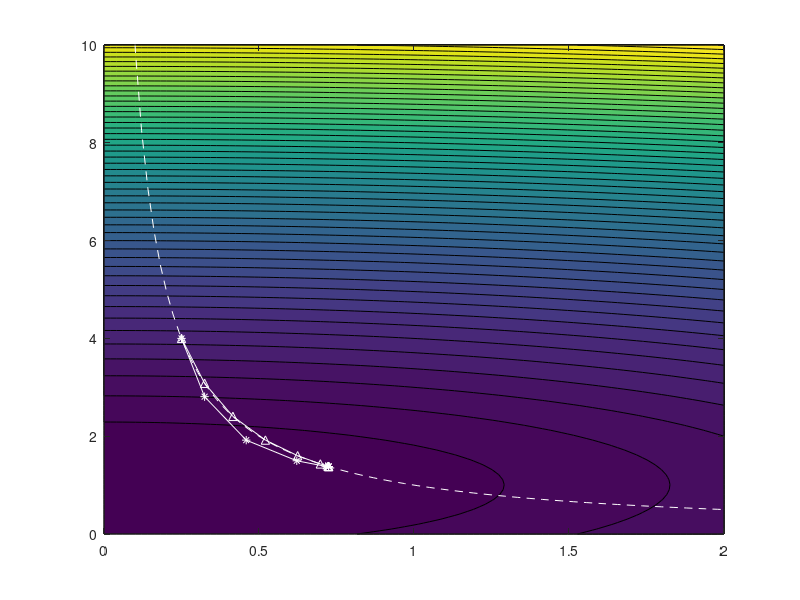
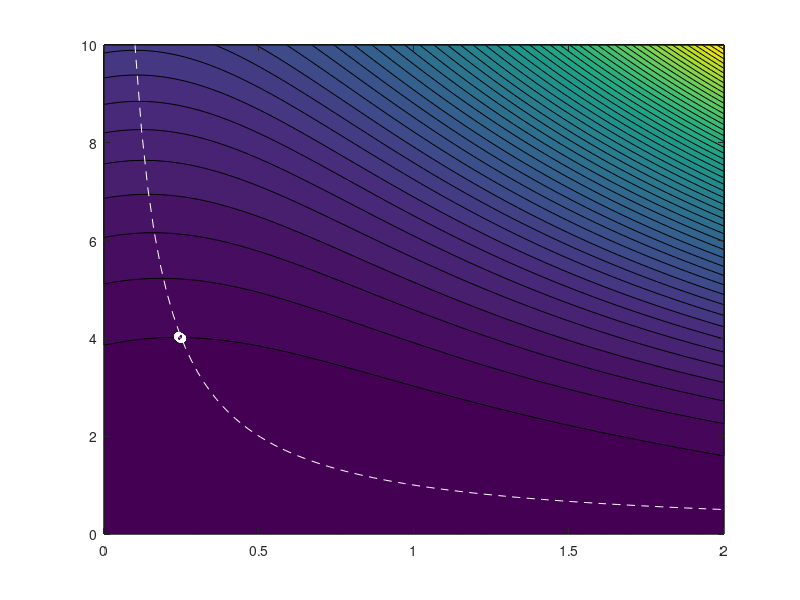
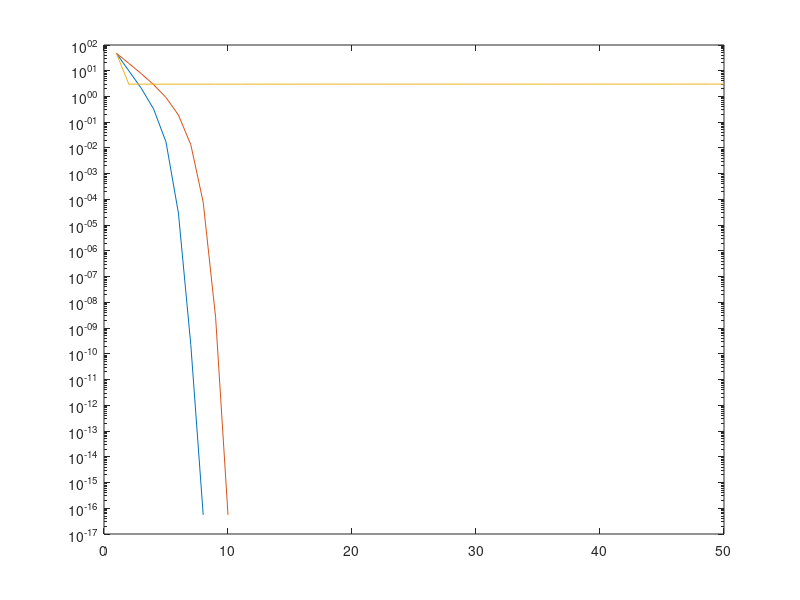

The MATLAB source for these figures, in order:
A = @(m)m;
G = @(m,u)u;
R = 1;
P = 1;
d = 1;
q = 1;

misfit = @(m,u).5*norm(P'*u-d)^2 + .5*norm(R*m)^2;

g = @(w)[G(w(1),w(2))'*w(3) + R'*R*w(1); A(w(1))'*w(3) + P*(P'*w(2) - d); A(w(1))*w(2) - q];
H = @(w)[R'*R, G(w(1),w(3)), G(w(1),w(2))'; G(w(1),w(3))' P*P' A(w(1))'; G(w(1),w(2)) A(w(1)) 0];

% g = @(w)[w(2)*w(3) + w(1); w(2)-2 + w(1)*w(3); w(1)*w(2)-1];
% H = @(w)[w(1) w(3) w(2);w(3) 1 w(1);w(2) w(1) 0];

w0(1) = 0.25;
w0(2) = A(w0(1))\q;
w0(3) = A(w0(1))\(P*(d - P'*w0(2)));
w0 = w0(:);

% all-at-once
w1  = w0;
ng1 = norm(g(w1));
k   = 1;
while (ng1(end)>1e-10)&&(k<100)
    gk     = g(w1(:,k)); 
    Hk     = H(w1(:,k));
    w1(:,k+1) = w1(:,k)-Hk\gk;   
    k = k + 1;
    ng1(k) = norm(g(w1(:,k)));
end

%% reduced
w2  = w0;
ng2 = norm(g(w2));
k   = 1;
while (ng2(end)>1e-10)&&(k<50)
    gk      = g(w2(:,k)); 
    Hk      = H(w2(:,k));
    gred    = gk(1);
    Hred    = Hk(1,1) - Hk(1,[2:3])*inv(Hk([2:3],[2:3]))*Hk([2:3],1);
    w2(1,k+1) = w2(1,k) - Hred\gred;
    w2(2,k+1) = A(w2(1,k+1))\q;
    w2(3,k+1) = A(w2(1,k+1))\(P*(d - P'*w2(2,k+1)));
    k = k + 1;
    ng2(k)  = norm(g(w2(:,k)));
    f2(k)   = misfit(w2(1,k),w2(2,k));
end

%% penalty
lambda = 1;
w3  = w0;
ng3 = norm(g(w3));
w3(3,1) = lambda*(A(w3(1,1))*w3(2,1) - q);
k   = 1;
while (ng3(end)>1e-10)&&(k<50)
    gk = [G(w3(1,k),w3(2,k))'*w3(3,k) + R'*R*w3(1,k);P*(P'*w3(1,k) - d) + A(w3(1,k))'*w3(3,k)];
    Hk = [lambda*G(w3(1,k),w3(2,k))'*G(w3(1,k),w3(2,k)) + R'*R ,lambda*G(w3(1,k),w3(2,k))'*A(w3(1,k)) + G(w3(1,k),w3(3,k)) ;lambda*A(w3(1,k))'*G(w3(1,k),w3(2,k)) + G(w3(1,k),w3(3,k)) ,P*P' + lambda*A(w3(1,k))'*A(w3(1,k))];
    w3([1 2],k+1) = w3([1 2],k) - 1e-3*gk;
    w3(3,k+1) = lambda*(A(w3(1,k+1))*w3(2,k+1) - q);
    k = k + 1;
    ng3(k)  = norm(g(w3(:,k)));
     f3(k)  = misfit(w3(1,k),w3(2,k)) + lambda*norm(A(w3(1,k))*w3(2,k) - q)^2;
end


%% plot
ut = linspace(0,10,100);
mt = linspace(0,2,100);

for k = 1:length(ut)
    for l = 1:length(mt)
        fh(k,l) = misfit(mt(l),ut(k));
        ph(k,l) = .5*lambda*norm(A(mt(l))*ut(k) - q)^2;
    end
end

for l = 1:length(mt)
    u(l) = A(mt(l))\q;
end

figure;
contourf(mt,ut,fh,50);hold on;plot(mt,u,'w--');
hold on;plot(w1(1,:),w1(2,:),'w*-',w2(1,:),w2(2,:),'w^-');

figure;
contourf(mt,ut,fh+ph,50);hold on;plot(mt,u,'w--');hold on;
plot(w3(1,:),w3(2,:),'wo-');

figure;semilogy(1:length(ng1),ng1,1:length(ng2),ng2,1:length(ng3),ng3)